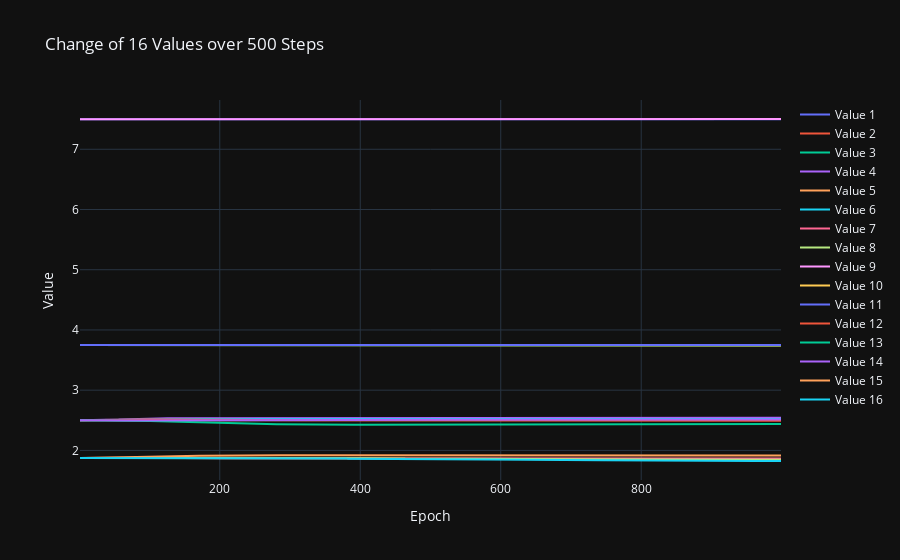

Notebook cell for this chart:
### Markdown cell above
## Var Values

### Code cell
### plot
import numpy as np
import plotly.graph_objects as go

means = []
for mean_idx in range(16):
    means.append(raw_data[f"var{mean_idx}"])

    
data = np.stack(means, axis=1)

# Preparing data for plotting
epochs = np.arange(1, data.shape[0])
traces = []
for i in range(data.shape[1]):
    traces.append(go.Scatter(x=epochs, y=data[:, i], mode='lines', name=f'Value {i+1}'))

# Plotting with Plotly
layout = go.Layout(title='Change of 16 Values over 500 Steps',
                   xaxis=dict(title='Epoch'),
                   yaxis=dict(title='Value'),
                   template='plotly_dark')

fig = go.Figure(data=traces, layout=layout)
fig.show()

### Figure 1 — Plotly figure (JSON) as saved in the notebook; plotly's stock layout.template omitted (floating-point values rounded to 4 significant figures; data arrays with more than 128 entries replaced by an {"elided": "..."} marker saying what was removed)
{"data": [{"mode": "lines", "name": "Value 1", "type": "scatter", "x": {"elided": "999 int values"}, "y": {"elided": "1000 float values"}}, {"mode": "lines", "name": "Value 2", "type": "scatter", "x": {"elided": "999 int values"}, "y": {"elided": "1000 float values"}}, {"mode": "lines", "name": "Value 3", "type": "scatter", "x": {"elided": "999 int values"}, "y": {"elided": "1000 float values"}}, {"mode": "lines", "name": "Value 4", "type": "scatter", "x": {"elided": "999 int values"}, "y": {"elided": "1000 float values"}}, {"mode": "lines", "name": "Value 5", "type": "scatter", "x": {"elided": "999 int values"}, "y": {"elided": "1000 float values"}}, {"mode": "lines", "name": "Value 6", "type": "scatter", "x": {"elided": "999 int values"}, "y": {"elided": "1000 float values"}}, {"mode": "lines", "name": "Value 7", "type": "scatter", "x": {"elided": "999 int values"}, "y": {"elided": "1000 float values"}}, {"mode": "lines", "name": "Value 8", "type": "scatter", "x": {"elided": "999 int values"}, "y": {"elided": "1000 float values"}}, {"mode": "lines", "name": "Value 9", "type": "scatter", "x": {"elided": "999 int values"}, "y": {"elided": "1000 float values"}}, {"mode": "lines", "name": "Value 10", "type": "scatter", "x": {"elided": "999 int values"}, "y": {"elided": "1000 float values"}}, {"mode": "lines", "name": "Value 11", "type": "scatter", "x": {"elided": "999 int values"}, "y": {"elided": "1000 float values"}}, {"mode": "lines", "name": "Value 12", "type": "scatter", "x": {"elided": "999 int values"}, "y": {"elided": "1000 float values"}}, {"mode": "lines", "name": "Value 13", "type": "scatter", "x": {"elided": "999 int values"}, "y": {"elided": "1000 float values"}}, {"mode": "lines", "name": "Value 14", "type": "scatter", "x": {"elided": "999 int values"}, "y": {"elided": "1000 float values"}}, {"mode": "lines", "name": "Value 15", "type": "scatter", "x": {"elided": "999 int values"}, "y": {"elided": "1000 float values"}}, {"mode": "lines", "name": "Value 16", "type": "scatter", "x": {"elided": "999 int values"}, "y": {"elided": "1000 float values"}}], "layout": {"title": {"text": "Change of 16 Values over 500 Steps"}, "xaxis": {"title": {"text": "Epoch"}}, "yaxis": {"title": {"text": "Value"}}}}
